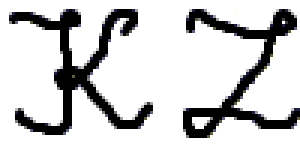
#> input picture lab3/obrazy/inicjaly_lab1.bmp, 100 x 50 px (shown 3 times larger)
$ python zad3.py
#> lines starting #> are read from the running program, lines starting #| are printed output that depends on the picture; after the words box and inside, x2 and y2 are one past the last pixel; in counts of white or black regions, pixels touching at a corner belong together
from PIL import Image
import numpy as np


def koloruj_w_paski(obraz, grub, kolory):
    t_obraz = np.asarray(obraz)
    h, w = t_obraz.shape
    t = (h, w, 3)
    tab = np.ones(t, dtype=np.uint8) * 255

    ile_kolorow = len(kolory)
    for i in range(h):
        kolor_index = (i // grub) % ile_kolorow
        for j in range(w):
            if t_obraz[i, j] == False:
                tab[i, j] = kolory[kolor_index]

    return Image.fromarray(tab)


kolory_paskow = [
    [255, 0, 0],
    [0, 255, 0],
    [0, 0, 255],
    [255, 255, 0]
]

inicjaly_obraz = Image.open("obrazy/inicjaly_lab1.bmp").convert('1')
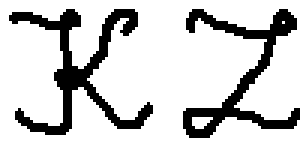
#> inicjaly_obraz: PIL image 100x50 1 (shown 3 times larger); 80.8% white; 2 black regions, box (x1, y1, x2, y2) and area: (3, 3, 51, 45) 518, (61, 3, 100, 46) 443

kolorowy_obraz = koloruj_w_paski(inicjaly_obraz, 10, kolory_paskow)
#> after the loop in koloruj_w_paski, `for i in range(h):`:
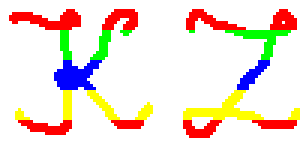
#> tab: shape (50, 100, 3) (shown 3 times larger); mean of channels 0, 1, 2 239.8, 225, 213.6; drawn as R, G, B

kolorowy_obraz.save("obrazy/inicjaly_paski.jpg")
kolorowy_obraz.save("obrazy/inicjaly_paski.png")

$ run again, with lab3/obrazy/gwiazdka.bmp copied over lab3/obrazy/inicjaly_lab1.bmp
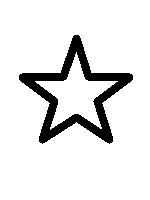
#> input picture lab3/obrazy/gwiazdka.bmp, 150 x 200 px
#> inicjaly_obraz is the input picture: PIL image 150x200 1; 89.7% white; 1 black region, box (x1, y1, x2, y2) and area: (19, 35, 133, 144) 3079
#> after the loop in koloruj_w_paski, `for i in range(h):`:
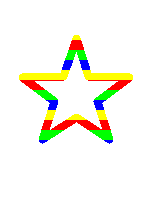
#> tab: shape (200, 150, 3); mean of channels 0, 1, 2 245.1, 243.9, 232.2; drawn as R, G, B
